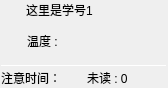
<?xml version="1.0" encoding="UTF-8"?>
<ui version="4.0">
 <class>frmDevice</class>
 <widget class="QWidget" name="frmDevice">
  <property name="geometry">
   <rect>
    <x>0</x>
    <y>0</y>
    <width>168</width>
    <height>88</height>
   </rect>
  </property>
  <property name="windowTitle">
   <string>Form</string>
  </property>
  <layout class="QVBoxLayout" name="verticalLayout">
   <property name="spacing">
    <number>0</number>
   </property>
   <property name="leftMargin">
    <number>1</number>
   </property>
   <property name="topMargin">
    <number>1</number>
   </property>
   <property name="rightMargin">
    <number>1</number>
   </property>
   <property name="bottomMargin">
    <number>1</number>
   </property>
   <item>
    <widget class="QFrame" name="gboxDeviceTitle">
     <layout class="QHBoxLayout" name="horizontalLayout_7">
      <property name="spacing">
       <number>5</number>
      </property>
      <property name="leftMargin">
       <number>0</number>
      </property>
      <property name="topMargin">
       <number>0</number>
      </property>
      <property name="rightMargin">
       <number>0</number>
      </property>
      <property name="bottomMargin">
       <number>0</number>
      </property>
      <item>
       <widget class="QLabel" name="labDevice">
        <property name="maximumSize">
         <size>
          <width>20</width>
          <height>16777215</height>
         </size>
        </property>
        <property name="text">
         <string/>
        </property>
        <property name="alignment">
         <set>Qt::AlignCenter</set>
        </property>
       </widget>
      </item>
      <item>
       <widget class="QLabel" name="labDeviceName">
        <property name="text">
         <string>这里是学号1</string>
        </property>
        <property name="scaledContents">
         <bool>false</bool>
        </property>
       </widget>
      </item>
     </layout>
    </widget>
   </item>
   <item>
    <widget class="QFrame" name="gboxDevicePanel">
     <property name="sizePolicy">
      <sizepolicy hsizetype="Preferred" vsizetype="Expanding">
       <horstretch>0</horstretch>
       <verstretch>0</verstretch>
      </sizepolicy>
     </property>
     <property name="minimumSize">
      <size>
       <width>150</width>
       <height>0</height>
      </size>
     </property>
     <layout class="QGridLayout" name="gridLayout_6">
      <property name="leftMargin">
       <number>0</number>
      </property>
      <property name="topMargin">
       <number>1</number>
      </property>
      <property name="rightMargin">
       <number>0</number>
      </property>
      <property name="bottomMargin">
       <number>0</number>
      </property>
      <property name="horizontalSpacing">
       <number>6</number>
      </property>
      <property name="verticalSpacing">
       <number>3</number>
      </property>
      <item row="0" column="0" colspan="2">
       <layout class="QGridLayout" name="gridLayout">
        <property name="horizontalSpacing">
         <number>6</number>
        </property>
        <item row="0" column="1">
         <widget class="QLabel" name="labCurrentTemp">
          <property name="sizePolicy">
           <sizepolicy hsizetype="Preferred" vsizetype="Expanding">
            <horstretch>0</horstretch>
            <verstretch>0</verstretch>
           </sizepolicy>
          </property>
          <property name="text">
           <string>温度 :</string>
          </property>
         </widget>
        </item>
        <item row="0" column="0">
         <widget class="QLabel" name="labTemp">
          <property name="maximumSize">
           <size>
            <width>20</width>
            <height>16777215</height>
           </size>
          </property>
          <property name="text">
           <string/>
          </property>
          <property name="alignment">
           <set>Qt::AlignCenter</set>
          </property>
         </widget>
        </item>
       </layout>
      </item>
      <item row="2" column="0">
       <widget class="QLabel" name="labCountAll">
        <property name="sizePolicy">
         <sizepolicy hsizetype="Preferred" vsizetype="Fixed">
          <horstretch>0</horstretch>
          <verstretch>0</verstretch>
         </sizepolicy>
        </property>
        <property name="text">
         <string>注意时间：</string>
        </property>
       </widget>
      </item>
      <item row="1" column="0" colspan="2">
       <widget class="Line" name="line">
        <property name="maximumSize">
         <size>
          <width>16777215</width>
          <height>1</height>
         </size>
        </property>
        <property name="orientation">
         <enum>Qt::Horizontal</enum>
        </property>
       </widget>
      </item>
      <item row="2" column="1">
       <widget class="QLabel" name="labCountNoRead">
        <property name="sizePolicy">
         <sizepolicy hsizetype="Preferred" vsizetype="Fixed">
          <horstretch>0</horstretch>
          <verstretch>0</verstretch>
         </sizepolicy>
        </property>
        <property name="text">
         <string>未读 : 0</string>
        </property>
       </widget>
      </item>
     </layout>
    </widget>
   </item>
  </layout>
 </widget>
 <resources/>
 <connections/>
</ui>
